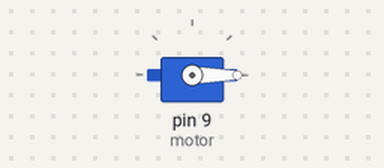
The sketch below on a simulated Arduino Uno, built with avr-gcc and run on an emulated ATmega328P. Parts: servo.

Above: at 0.05 s.
At 1.5 s:
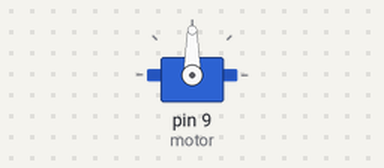
At 3.0 s:
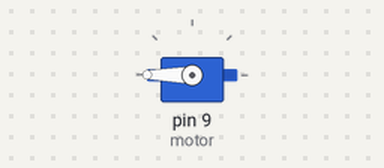
Timing chart, 0 to 6.9 s (numbered marks = the images above):
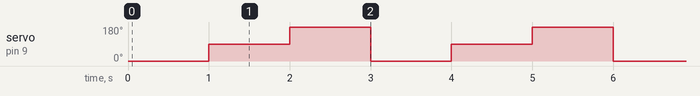

Measured:
- by itself, servo on pin 9 (motor): repeats every 3.0 s: 180° 1.0 s, 0° 1.0 s, 90° 1.0 s

The sketch:

Aula8.ino
```cpp
/*Entender motores (controle de velocidade e direção)*/

/* ================= VARIAVEIS DE CONTROLE DE MOTORES =================
motor.atach(pin1, pin2, pinEnable) -> define os pinos de controle do motor
motor.setSpeed(velocidade) -> define a velocidade do motor (0-255)
motor.run(direcao) -> define a direção do motor (FORWARD, BACKWARD, STOP)
o que pinEnable faz? -> é o pino que controla a velocidade do motor,
através do sinal PWM (Pulse Width Modulation) Quanto maior a largura do pulso, maior a velocidade do motor.

servo.attach(pin) -> define o pino de controle do servo
servo.write(angulo) -> define o ângulo do servo (0-180)
servo.writeMicroseconds(tempo) -> define o tempo de pulso do servo (500-2500 microsegundos)
servo.read() -> lê o ângulo atual do servo
servo.readMicroseconds() -> lê o tempo de pulso atual do servo
servo.detach() -> desativa o controle do servo, liberando o pino para outras funções
*/

#include <Servo.h>

Servo motor;

void setup() {
  motor.attach(9);
}

void loop() {
  motor.write(0);   // 0 graus
  delay(1000);

  motor.write(90);  // meio
  delay(1000);

  motor.write(180); // máximo
  delay(1000);
}
```
